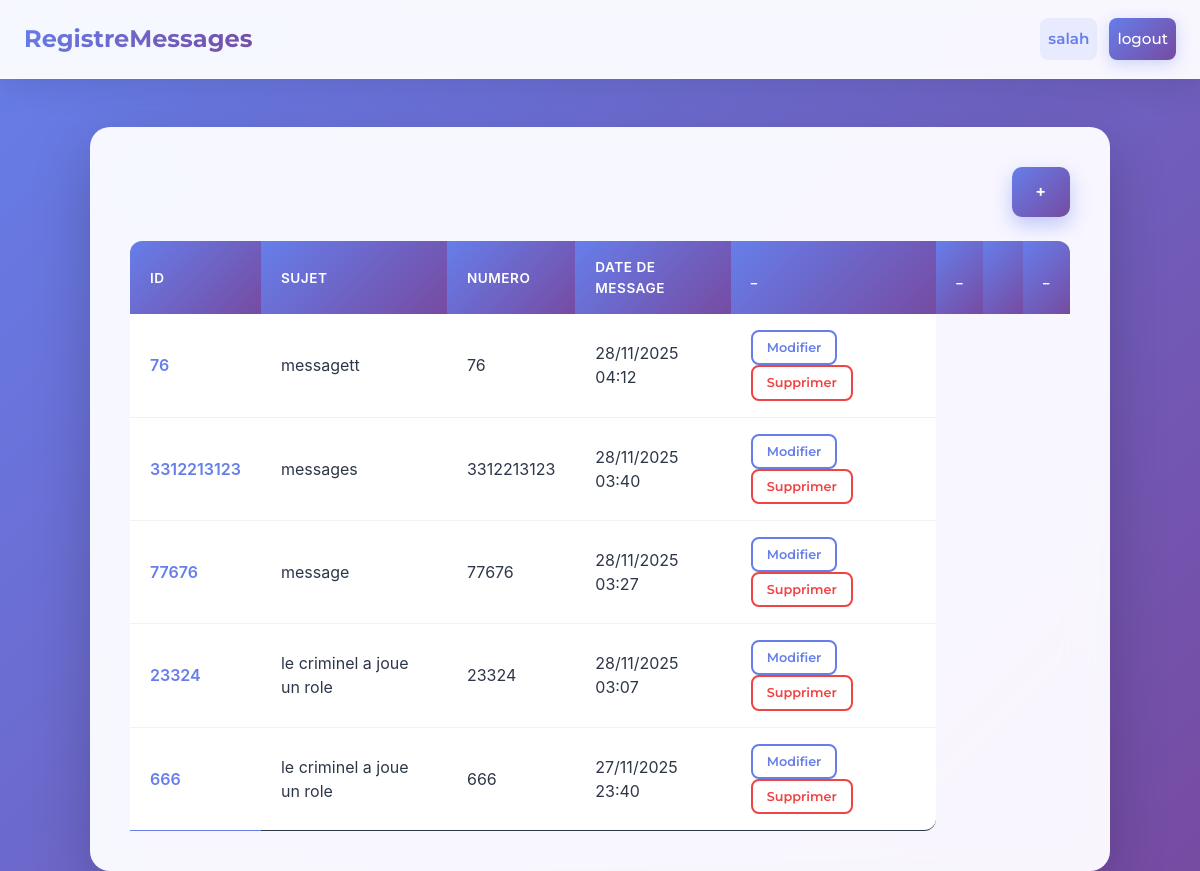
The page /dashboard/ (signed in) on the database its author committed.
### inventory/models.py (models this page shows, shortened)
class InventoryItem(models.Model):
    numero = models.PositiveIntegerField(unique=True)
    sujet = models.CharField("Sujet", max_length=200, default="")
    date_arv = models.DateTimeField("Date d'arrivée", default=timezone.now)
    date_creation = models.DateTimeField(auto_now_add=True)
    user = models.ForeignKey(User, on_delete=models.CASCADE)

### inventory/views.py (the view)
# urls.py: path('dashboard/', Dashboard.as_view(), name='dashboard'),
class Dashboard(LoginRequiredMixin,View):
    def get(self, request):
        items = InventoryItem.objects.filter(user=self.request.user.id).order_by('-date_creation')
        return render(request, 'inventory/dashboard.html', {'items': items})

### inventory/templates/inventory/dashboard.html (shortened to what this page needs)
{% extends 'inventory/base.html' %}
{% block content %}
<div class="row">
    <div class="col-md-10 col-12 mx-auto mt-5">
        <div class="d-flex justify-content-end"><a href="{% url 'add-item' %}" class="btn btn-primary">+</a></div>
        <table class="table table-hover table-stripped">
            <thead>
                <th scope="col">ID</th>
                <th scope="col">sujet </th>
                <th scope="col">Numero</th>
                <th scope="col">Date de message</th>
                <th>_</th>
                <th scope="col">_<th>
                <th scope="col">_</th>
            </thead>
            <tbody>
                {% for item in items %}
                <tr>
                    <th scope="row">{{ item.numero }}</th>
                    <td>{{ item.sujet }}</td>
                    <td>{{ item.numero}}</td>
                    <td>{{ item.date_creation|date:"d/m/Y H:i" }}</td>
                    <td>
                        <a href="{% url 'edit-item' item.id %}" class="btn btn-outline-primary btn-sm">Modifier</a>
                        <a href="{% url 'delete-item' item.id %}" class="btn btn-outline-danger btn-sm">Supprimer</a>
                    </td>
                </tr>
                {% endfor %}
            </tbody>
        </table>
    </div>
</div>
{% endblock content %}

### inventory/templates/inventory/base.html (shortened to what this page needs)
<!DOCTYPE html>
<html lang="en">
<head>
    <link rel="stylesheet" href="http://bootswatch.com/5/minty/bootstrap.min.css">
</head>
<body>
    {% include 'inventory/navigation.html' %}
    {% block content %}
    {% endblock content %}
</body>
</html>

### inventory/templates/inventory/navigation.html (shortened to what this page needs)
<!DOCTYPE html>
<html lang="en">
<head>
</head>
<body>
    <nav class="navbar navbar-expand-lg bg-light">
        <div class="container-fluid">
            <a class="navbar-brand" href="{% url 'index' %}">RegistreMessages</a>
            <div class="collapse navbar-collapse justify-content-end" id="navbarNav">
                {% if user.is_authenticated %}
                    <ul class="navbar-nav">
                        <li class="nav-item">
                            <a href="#" class="nav-link">{{user.username}}</a>
                        </li>
                    </ul>
                    <ul class="navbar-nav">
                        <li class="nav-item">
                            <a href="{% url 'logout' %}" class="nav-link">logout</a>
                        </li>
                    </ul>
                {% endif %}
            </div>
        </div>
    </nav>
</body>
</html>

### inventory/templates/inventory/navigation.html (style rules this page uses)
* { margin: 0; padding: 0; box-sizing: border-box; }
body { font-family: -apple-system, BlinkMacSystemFont, 'Segoe UI', Roboto, 'Helvetica Neue', Arial, sans-serif; background: linear-gradient(135deg, #667eea 0%, #764ba2 100%); min-height: 100vh; }
.navbar { background: rgba(255, 255, 255, 0.95) !important; backdrop-filter: blur(20px) saturate(180%); box-shadow: 0 8px 32px rgba(0, 0, 0, 0.1); padding: 16px 0; position: sticky; top: 0; z-index: 1000; border-bottom: 1px solid rgba(255, 255, 255, 0.2); }
.container-fluid { max-width: 1400px; margin: 0 auto; padding: 0 24px; display: flex; align-items: center; justify-content: space-between; }
.navbar-brand { font-size: 1.5rem; font-weight: 700; background: linear-gradient(135deg, #667eea 0%, #764ba2 100%); -webkit-background-clip: text; background-clip: text; -webkit-text-fill-color: transparent; text-decoration: none; transition: all 0.3s ease; position: relative; }
.navbar-brand::after { content: ''; position: absolute; bottom: -4px; left: 0; width: 0; height: 3px; background: linear-gradient(135deg, #667eea 0%, #764ba2 100%); transition: width 0.3s ease; border-radius: 2px; }
.collapse { display: flex; }
.navbar-collapse { align-items: center; }
.justify-content-end { margin-left: auto; display: flex; gap: 12px; }
.navbar-nav { display: flex; list-style: none; gap: 8px; align-items: center; }
.nav-item { position: relative; }
.nav-link { color: #4a5568; text-decoration: none; padding: 10px 20px; border-radius: 8px; font-weight: 500; font-size: 0.95rem; transition: all 0.3s ease; position: relative; overflow: hidden; }
.nav-link::before { content: ''; position: absolute; top: 0; left: -100%; width: 100%; height: 100%; background: linear-gradient(135deg, rgba(102, 126, 234, 0.1) 0%, rgba(118, 75, 162, 0.1) 100%); transition: left 0.3s ease; }
.navbar-nav:last-child .nav-link { background: linear-gradient(135deg, #667eea 0%, #764ba2 100%); color: white; box-shadow: 0 4px 15px rgba(102, 126, 234, 0.3); }
.navbar-nav:last-child .nav-link::before { background: linear-gradient(135deg, #764ba2 0%, #667eea 100%); }
.navbar-nav:first-child .nav-link { background: rgba(102, 126, 234, 0.1); color: #667eea; font-weight: 600; pointer-events: none; }

### inventory/templates/inventory/dashboard.html (style rules this page uses)
body { background: linear-gradient(135deg, #667eea 0%, #764ba2 100%); min-height: 100vh; font-family: -apple-system, BlinkMacSystemFont, 'Segoe UI', Roboto, 'Helvetica Neue', Arial, sans-serif; }
.col-md-10 { background: rgba(255, 255, 255, 0.95); backdrop-filter: blur(20px) saturate(180%); border-radius: 20px; padding: 40px; box-shadow: 0 20px 60px rgba(0, 0, 0, 0.2); margin-top: 40px; }
.d-flex { margin-bottom: 24px; }
.btn-primary { background: linear-gradient(135deg, #667eea 0%, #764ba2 100%); border: none; color: white; padding: 12px 24px; border-radius: 10px; font-weight: 600; font-size: 1.1rem; box-shadow: 0 8px 20px rgba(102, 126, 234, 0.4); transition: all 0.3s ease; text-decoration: none; display: inline-block; }
.table { border-collapse: separate; border-spacing: 0; width: 100%; margin: 0; }
.table thead th { background: linear-gradient(135deg, #667eea 0%, #764ba2 100%); color: white; font-weight: 600; text-transform: uppercase; font-size: 0.85rem; letter-spacing: 0.5px; padding: 16px 20px; border: none; position: sticky; top: 0; z-index: 10; }
.table thead th:first-child { border-top-left-radius: 12px; }
.table thead th:last-child { border-top-right-radius: 12px; }
.table tbody tr { transition: all 0.3s ease; border-bottom: 1px solid rgba(0, 0, 0, 0.05); }
.table tbody tr:last-child { border-bottom: none; }
.table tbody tr:last-child td:last-child { border-bottom-right-radius: 12px; }
.table td, .table th { padding: 16px 20px; vertical-align: middle; color: #2d3748; }
.table th[scope="row"] { font-weight: 600; color: #667eea; }
.btn-outline-primary { border: 2px solid #667eea; color: #667eea; background: transparent; padding: 8px 16px; border-radius: 8px; font-weight: 600; font-size: 0.875rem; transition: all 0.3s ease; text-decoration: none; display: inline-block; margin-right: 8px; }
.btn-outline-danger { border: 2px solid #ef4444; color: #ef4444; background: transparent; padding: 8px 16px; border-radius: 8px; font-weight: 600; font-size: 0.875rem; transition: all 0.3s ease; text-decoration: none; display: inline-block; }
.btn-sm { padding: 6px 14px; font-size: 0.8rem; }
.table-hover tbody tr { cursor: pointer; }

### rows shown on the page
InventoryItem: numero "76", sujet "messagett", date_creation "28/11/2025 04:12"
InventoryItem: numero "3312213123", sujet "messages", date_creation "28/11/2025 03:40"
InventoryItem: numero "77676", sujet "message", date_creation "28/11/2025 03:27"
InventoryItem: numero "23324", sujet "le criminel a joue un role", date_creation "28/11/2025 03:07"
InventoryItem: numero "666", sujet "le criminel a joue un role", date_creation "27/11/2025 23:40"

### other values the page prints
{{ user.username }} "salah"
